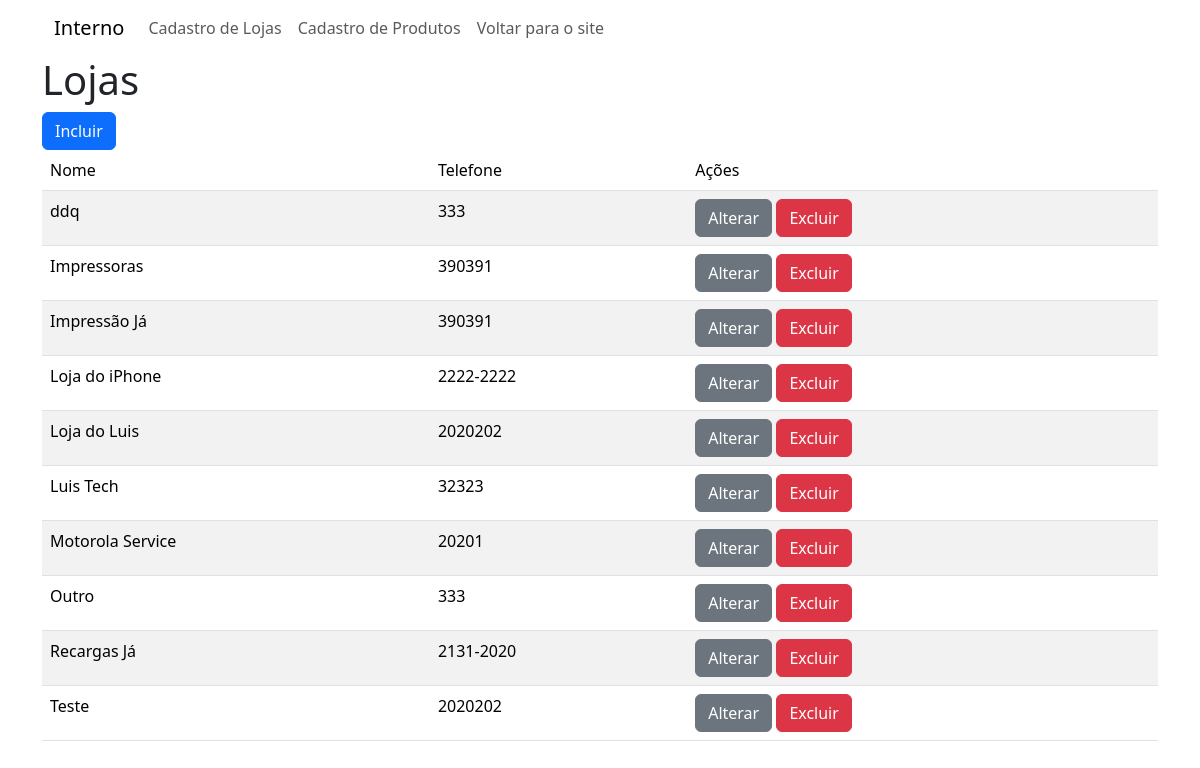
The page /cadastro/listar_lojas on the database as committed earlier.
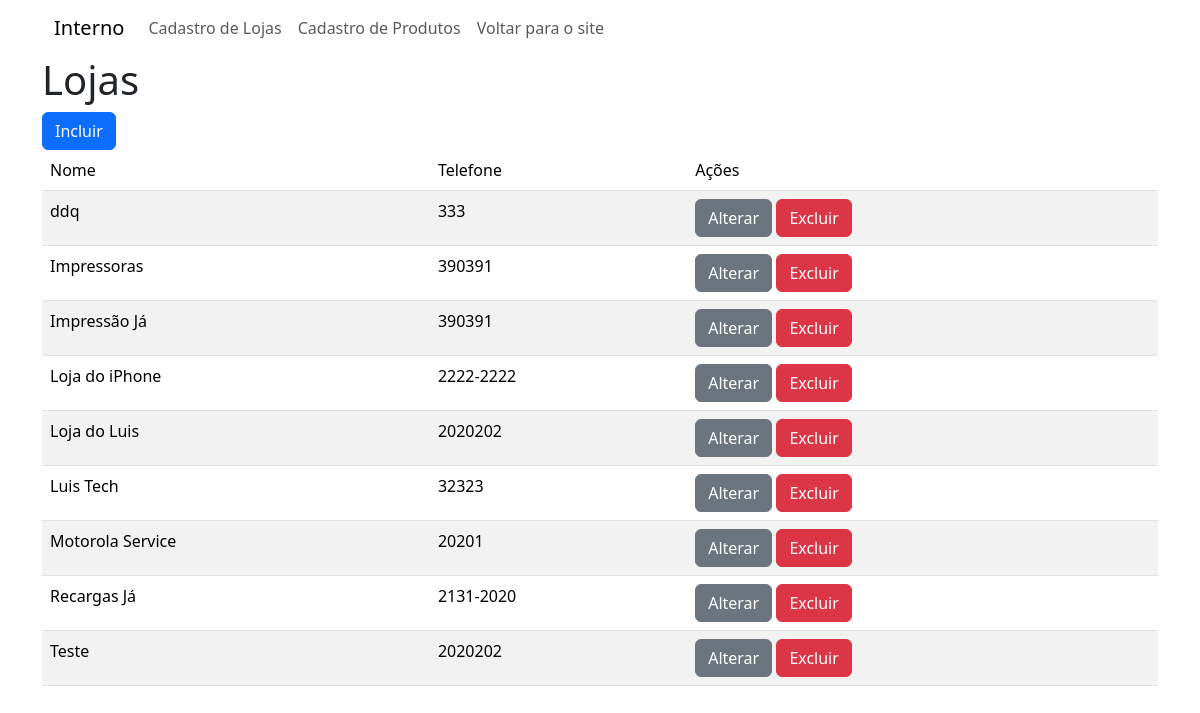
The same page on the database as committed later.
### cadastro/models.py (models this page shows, shortened)
class Loja(models.Model):
    nome = models.CharField(max_length=100)
    telefone = models.CharField(max_length=20)
    numero = models.CharField(max_length = 5,
                              null=True,
                              blank=True)

### cadastro/views.py (the view)
# urls.py: path('listar_lojas', views.listar_lojas,
def listar_lojas(request):
    lojas = Loja.objects.order_by(Lower('nome'))
    return render(request, 'listar_lojas.html',
                  {'lojas':lojas })

### cadastro/templates/listar_lojas.html
{% extends 'interna.html' %}
{% block content %}
    <h1>Lojas</h1>
    <a href="{% url 'incluir_loja' %}"
        class="btn btn-primary">Incluir
    </a>
    <table class="table table-striped">
        <thead>
            <tr>
                <td>Nome</td>
                <td>Telefone</td>
                <td>Ações</td>
            </tr>
        </thead>
        <tbody>
            {% for l in lojas %}
            <tr>
                <td>{{ l.nome }}</td>
                <td>{{ l.telefone }}</td>
                <td><a href="{% url 'alterar_loja' l.id %}"
                      class="btn btn-secondary">
                        Alterar
                    </a>
                    <a href="{% url 'excluir_loja' l.id %}"
                       onclick="return excluir()"
                       class="btn btn-danger">
                        Excluir
                    </a>
                </td>
            </tr>
            {% endfor %}
        </tbody>
    </table>
{% endblock %}

Rows that differ between the two databases and show on the page:
removed Loja: nome "Outro", telefone "333"
